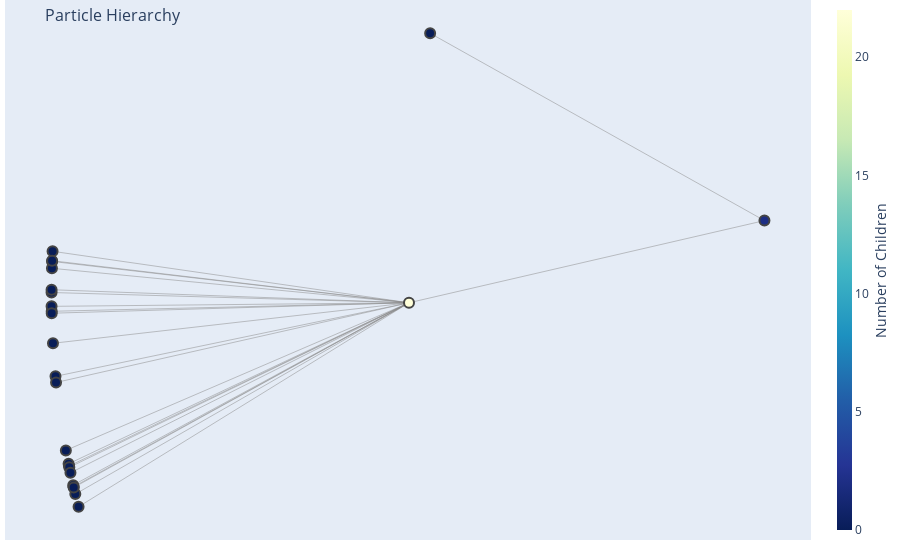

Notebook code cell kept with this figure:
### Code cell
# test function
test=hier[0] # choose one of the three planes to look at hierarchy
vis_hierarchy(test)

### Figure 1 — Plotly figure (JSON) as saved in the notebook; plotly's stock layout.template omitted (floating-point values rounded to 4 significant figures)
{"data": [{"hoverinfo": "none", "line": {"color": "#888", "width": 0.5}, "mode": "lines", "type": "scatter", "x": [1.0, 0.4501, null, 1.0, 0.4828, null, 0.4501, -0.07591, null, 0.4501, -0.07659, null, 0.4501, -0.09685, null, 0.4501, -0.103, null, 0.4501, -0.102, null, 0.4501, -0.1024, null, 0.4501, -0.1029, null, 0.4501, -0.1027, null, 0.4501, -0.1029, null, 0.4501, -0.1014, null, 0.4501, -0.1008, null, 0.4501, -0.06117, null, 0.4501, -0.06886, null, 0.4501, -0.0755, null, 0.4501, -0.07371, null, 0.4501, -0.06947, null, 0.4501, -0.06621, null, 0.4501, -0.06869, null, 0.4501, -0.08085, null, 0.4501, -0.09603, null, 0.4501, -0.1027, null, 0.4501, -0.1021, null], "y": [0.1455, 0.0596, null, 0.1455, 0.3414, null, 0.0596, -0.1111, null, 0.0596, -0.1088, null, 0.0596, -0.01731, null, 0.0596, 0.07033, null, 0.0596, 0.1028, null, 0.0596, 0.09564, null, 0.0596, 0.07324, null, 0.0596, 0.05069, null, 0.0596, 0.05586, null, 0.0596, 0.1134, null, 0.0596, 0.01725, null, 0.0596, -0.1537, null, 0.0596, -0.1328, null, 0.0596, -0.1125, null, 0.0596, -0.1182, null, 0.0596, -0.1311, null, 0.0596, -0.1405, null, 0.0596, -0.1336, null, 0.0596, -0.09477, null, 0.0596, -0.02377, null, 0.0596, 0.04868, null, 0.0596, 0.1036, null]}, {"hoverinfo": "text", "marker": {"color": [2, 22, 0, 0, 0, 0, 0, 0, 0, 0, 0, 0, 0, 0, 0, 0, 0, 0, 0, 0, 0, 0, 0, 0, 0], "colorbar": {"thickness": 15, "title": {"side": "right", "text": "Number of Children"}, "xanchor": "left"}, "colorscale": [[0, "rgb(255,255,217)"], [0.125, "rgb(237,248,177)"], [0.25, "rgb(199,233,180)"], [0.375, "rgb(127,205,187)"], [0.5, "rgb(65,182,196)"], [0.625, "rgb(29,145,192)"], [0.75, "rgb(34,94,168)"], [0.875, "rgb(37,52,148)"], [1, "rgb(8,29,88)"]], "line": {"width": 2}, "reversescale": true, "showscale": true, "size": 10}, "mode": "markers", "text": ["g4_id: 0\n # of children: 2", "g4_id: 1\n # of children: 22", "g4_id: 2\n # of children: 0", "g4_id: 3\n # of children: 0", "g4_id: 4\n # of children: 0", "g4_id: 5\n # of children: 0", "g4_id: 6\n # of children: 0", "g4_id: 7\n # of children: 0", "g4_id: 8\n # of children: 0", "g4_id: 9\n # of children: 0", "g4_id: 10\n # of children: 0", "g4_id: 11\n # of children: 0", "g4_id: 12\n # of children: 0", "g4_id: 13\n # of children: 0", "g4_id: 14\n # of children: 0", "g4_id: 15\n # of children: 0", "g4_id: 16\n # of children: 0", "g4_id: 17\n # of children: 0", "g4_id: 18\n # of children: 0", "g4_id: 19\n # of children: 0", "g4_id: 20\n # of children: 0", "g4_id: 21\n # of children: 0", "g4_id: 22\n # of children: 0", "g4_id: 23\n # of children: 0", "g4_id: 24\n # of children: 0"], "type": "scatter", "x": [1.0, 0.4501, 0.4828, -0.07591, -0.07659, -0.09685, -0.103, -0.102, -0.1024, -0.1029, -0.1027, -0.1029, -0.1014, -0.1008, -0.06117, -0.06886, -0.0755, -0.07371, -0.06947, -0.06621, -0.06869, -0.08085, -0.09603, -0.1027, -0.1021], "y": [0.1455, 0.0596, 0.3414, -0.1111, -0.1088, -0.01731, 0.07033, 0.1028, 0.09564, 0.07324, 0.05069, 0.05586, 0.1134, 0.01725, -0.1537, -0.1328, -0.1125, -0.1182, -0.1311, -0.1405, -0.1336, -0.09477, -0.02377, 0.04868, 0.1036]}], "layout": {"autosize": true, "hovermode": "closest", "margin": {"b": 20, "l": 5, "r": 5, "t": 0}, "showlegend": false, "title": {"font": {"size": 16}, "text": "<br>Particle Hierarchy"}, "xaxis": {"autorange": true, "range": [-0.1737, 1.071], "showgrid": false, "showticklabels": false, "type": "linear", "zeroline": false}, "yaxis": {"autorange": true, "range": [-0.1929, 0.3807], "showgrid": false, "showticklabels": false, "type": "linear", "zeroline": false}}}
